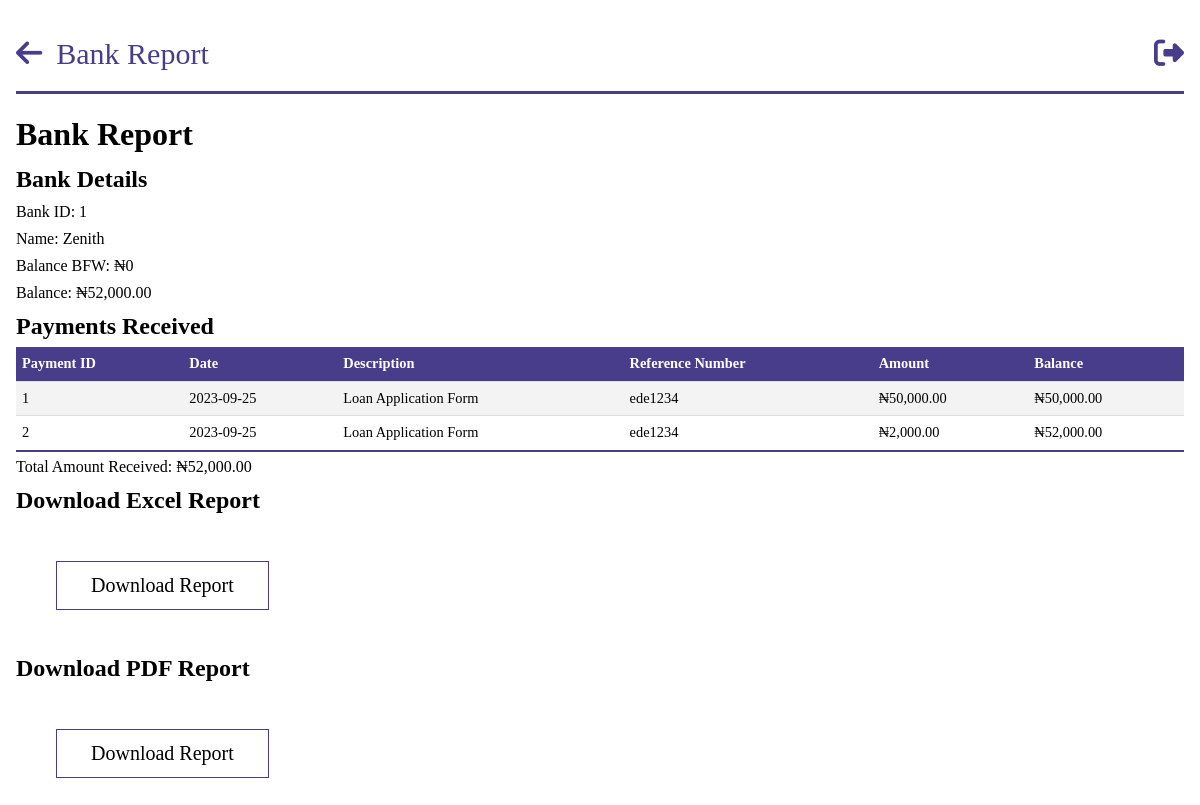
/bank_report/1 (signed in), run on an earlier commit of the app's database.
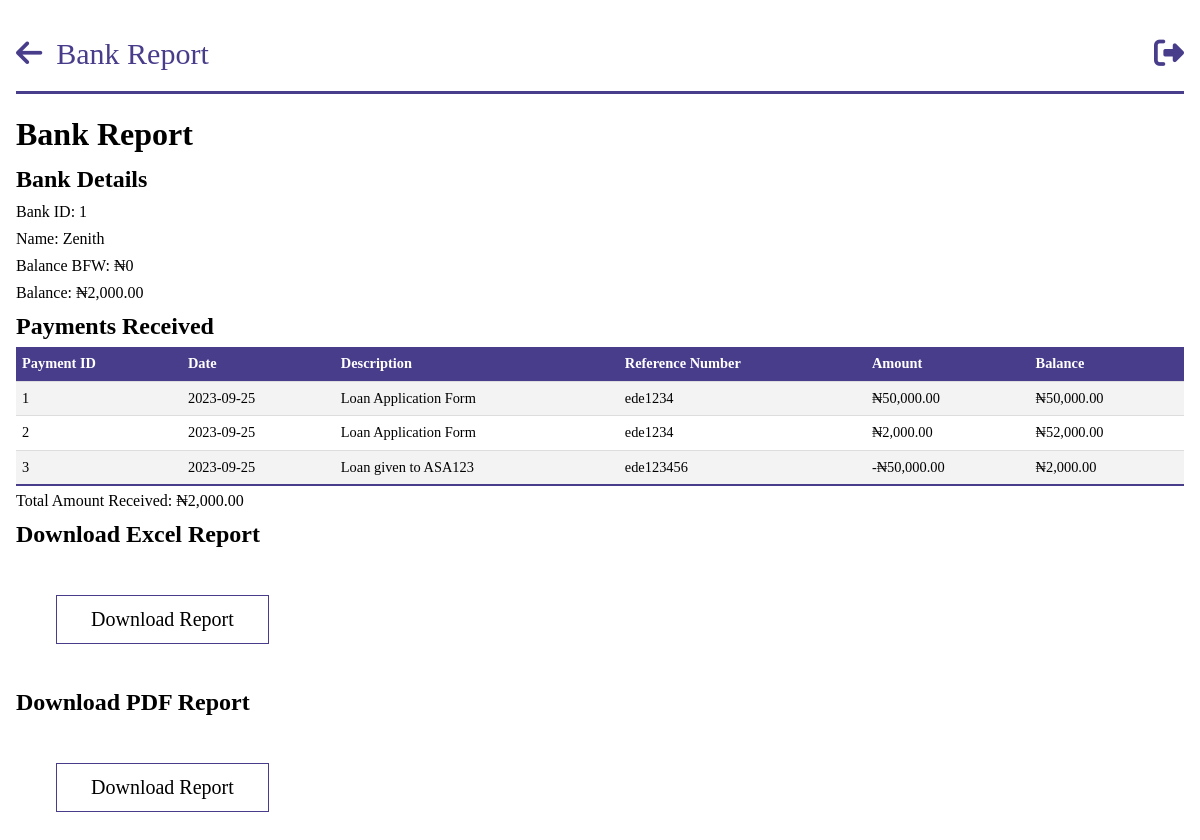
And on a later commit of the database.
### models.py (models this page shows, shortened)
class Bank(db.Model):
    __tablename__ = "banks"
    id = db.Column(db.Integer, primary_key=True)
    name = db.Column(db.String, nullable=False, unique=True)
    balance_bfd = db.Column(db.Float, default=0.0)
    new_balance = db.Column(db.Float, default=0.0)
    payments = db.relationship("BankPayment", backref="bank")

class BankPayment(db.Model):
    __tablename__ = "bank_payments"
    id = db.Column(db.Integer, primary_key=True)
    amount = db.Column(db.Float, nullable=False)
    exact_date = db.Column(db.DateTime, nullable=False, default=datetime.utcnow)
    date = db.Column(db.Date, nullable=False)
    person_id = db.Column(
        db.Integer, db.ForeignKey("persons.id"), nullable=True, index=True
    )
    company_id = db.Column(
        db.Integer, db.ForeignKey("companies.id"), nullable=True, index=True
    )
    description = db.Column(db.String, nullable=True)
    ref_no = db.Column(db.String)
    bank_balance = db.Column(db.Float, nullable=True)
    bank_id = db.Column(
        db.Integer, db.ForeignKey("banks.id"), nullable=True, index=True
    )

### app.py (the view)
@app.route("/bank_report/<bank_id>")
@login_required
@role_required(["Admin", "Secretary", "Sub-Admin"])
def individual_bank_report(bank_id):
    bank = query.get_bank(bank_id)
    payments = bank.payments
    total_amount = sum(payment.amount for payment in payments)
    return render_template(
        "query/bank_report.html",
        bank=bank,
        payments=payments,
        total_amount=total_amount,
    )

### app.py (called while the page is built)
@login_manager.user_loader
def load_user(person_id):
    return Person.query.get(person_id)

def role_required(roles_required):
    def decorator(view_func):
        @wraps(view_func)
        def wrapper(*args, **kwargs):
            if not current_user.is_authenticated:
                flash("You must be logged in to access this page.", "error")
                return redirect(url_for("login"))
            user_role = current_user.role
            if user_role.name not in roles_required:
                flash("You don't have the required role to access this page.", "error")
                return redirect(
                    url_for("dashboard")
                )  # Change this to your desired redirect
            return view_func(*args, **kwargs)
        return wrapper
    return decorator

@app.before_request
def before_request():
    g.user = current_user

@app.template_filter("currency")
@login_required
def currency(value):
    modified_value = format_currency(value)  # Modify the value as needed
    return modified_value

### queries.py (called while the page is built)
    def get_bank(self, bank_id):
        bank = Bank.query.get(bank_id)
        return bank

### templates/query/bank_report.html (shortened to what this page needs)
{%extends 'base.html' %}
{% block header%}
Bank Report
{% endblock  %}
{% block anchor%}
<a href="{{ url_for('queries') }}" id='arrow'><i class="fa-solid fa-arrow-left"></i></a>
{% endblock  %}
{%block content%}
<body id="person">
    <h1>Bank Report</h1>
    <h2>Bank Details</h2>
    <p>Bank ID: {{ bank.id }}</p>
    <p>Name: {{ bank.name }}</p>
    <p>Balance BFW: {{ bank.balance_bfd | currency}}</p>
    <p>Balance: {{ bank.new_balance | currency}}</p>
    <h2>Payments Received</h2>
    <table class="tab-content">
        <thead>
            <tr>
                <th>Payment ID</th>
                <th>Date</th>
                <th>Description</th>
                <th>Reference Number</th>
                <th>Amount</th>
                <th>Balance</th>
            </tr>
        </thead>
        <tbody>
            {% for payment in payments %}
            <tr>
                <td>{{ payment.id }}</td>
                <td>{{ payment.date }}</td>
                <td>{{ payment.description}}</td>
                <td>{{ payment.ref_no}}</td>
                <td>{{ payment.amount | currency }}</td>
                <td>{{ payment.bank_balance | currency}}</td>
            </tr>
            {% endfor %}
        </tbody>
    </table>
    </body>
    <p>Total Amount Received: {{ total_amount | currency }}</p>
    <h2>Download Excel Report</h2>
    <button id="downloadExcelButton">Download Report</button>
    <h2>Download PDF Report</h2>
    <button id="downloadPdfButton">Download Report</button>
</body>
{%endblock%}

What changed in the data, as far as the page shows it:
changed Bank "Zenith": new_balance "₦52,000.00" → "₦2,000.00"
added BankPayment: id "3", date "2023-09-25", description "Loan given to ASA123", ref_no "ede123456", amount "-₦50,000.00", bank_balance "₦2,000.00"
Also different on the page:
{{ total_amount | currency }}: "₦52,000.00" → "₦2,000.00"
